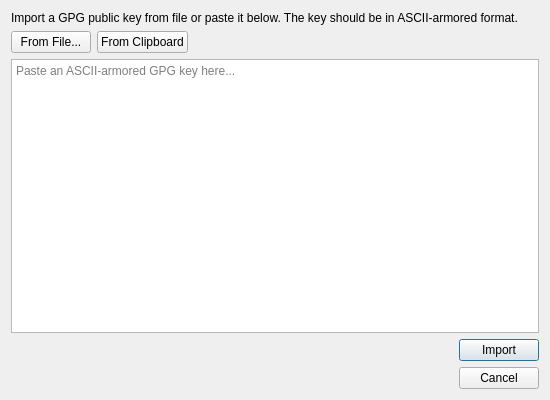
<?xml version="1.0" encoding="UTF-8"?>
<ui version="4.0">
 <class>ImportKeyDialog</class>
 <widget class="QDialog" name="ImportKeyDialog">
  <property name="geometry">
   <rect>
    <x>0</x>
    <y>0</y>
    <width>550</width>
    <height>400</height>
   </rect>
  </property>
  <property name="windowTitle">
   <string>Import GPG Key</string>
  </property>
  <property name="windowIcon">
   <iconset resource="../resources.qrc">
    <normaloff>:/artwork/icon.png</normaloff>:/artwork/icon.png</iconset>
  </property>
  <property name="modal">
   <bool>true</bool>
  </property>
  <layout class="QVBoxLayout" name="verticalLayout">
   <item>
    <widget class="QLabel" name="instructionLabel">
     <property name="text">
      <string>Import a GPG public key from file or paste it below. The key should be in ASCII-armored format.</string>
     </property>
     <property name="textFormat">
      <enum>Qt::PlainText</enum>
     </property>
     <property name="wordWrap">
      <bool>true</bool>
     </property>
    </widget>
   </item>
   <item>
    <layout class="QHBoxLayout" name="buttonLayout">
     <item>
      <widget class="QPushButton" name="fileButton">
       <property name="text">
        <string>From File...</string>
       </property>
      </widget>
     </item>
     <item>
      <widget class="QPushButton" name="pasteButton">
       <property name="text">
        <string>From Clipboard</string>
       </property>
      </widget>
     </item>
     <item>
      <spacer name="buttonSpacer">
       <property name="orientation">
        <enum>Qt::Horizontal</enum>
       </property>
       <property name="sizeHint" stdset="0">
        <size>
         <width>40</width>
         <height>20</height>
        </size>
       </property>
      </spacer>
     </item>
    </layout>
   </item>
   <item>
    <widget class="QPlainTextEdit" name="inputTextEdit">
     <property name="placeholderText">
      <string>Paste an ASCII-armored GPG key here...</string>
     </property>
    </widget>
   </item>
   <item>
    <layout class="QHBoxLayout" name="actionLayout">
     <item>
      <spacer name="actionSpacer">
       <property name="orientation">
        <enum>Qt::Horizontal</enum>
       </property>
       <property name="sizeHint" stdset="0">
        <size>
         <width>40</width>
         <height>20</height>
        </size>
       </property>
      </spacer>
     </item>
     <item>
      <widget class="QPushButton" name="importButton">
       <property name="text">
        <string>Import</string>
       </property>
       <property name="default">
        <bool>true</bool>
       </property>
      </widget>
     </item>
    </layout>
   </item>
   <item>
    <widget class="QDialogButtonBox" name="buttonBox">
     <property name="orientation">
      <enum>Qt::Horizontal</enum>
     </property>
     <property name="standardButtons">
      <set>QDialogButtonBox::Cancel</set>
     </property>
    </widget>
   </item>
  </layout>
 </widget>
 <tabstops>
  <tabstop>fileButton</tabstop>
  <tabstop>pasteButton</tabstop>
  <tabstop>inputTextEdit</tabstop>
  <tabstop>importButton</tabstop>
 </tabstops>
 <resources>
  <include location="../resources.qrc"/>
 </resources>
 <connections>
  <connection>
   <sender>buttonBox</sender>
   <signal>rejected()</signal>
   <receiver>ImportKeyDialog</receiver>
   <slot>reject()</slot>
   <hints>
    <hint type="sourcelabel">
     <x>200</x>
     <y>200</y>
    </hint>
    <hint type="destinationlabel">
     <x>200</x>
     <y>200</y>
    </hint>
   </hints>
  </connection>
 </connections>
</ui>
